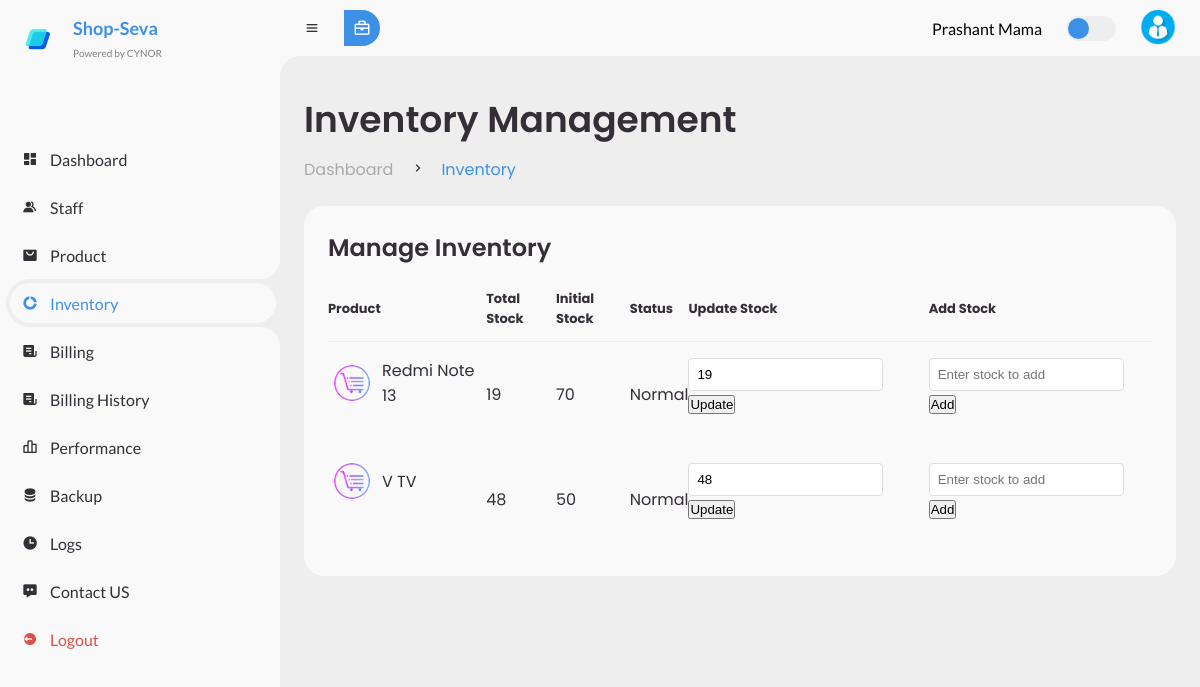
The page /AdminDashboard/inventory.php (signed in) on the database its author committed.
### tables this page shows
CREATE TABLE `products` (
  `id` int(11) NOT NULL,
  `name` varchar(100) DEFAULT NULL,
  `sku` varchar(50) DEFAULT NULL,
  `price` decimal(10,2) DEFAULT NULL,
  `stock` int(11) DEFAULT NULL,
  `low_stock_alert` int(11) DEFAULT 10,
  `tax_rate` decimal(5,2) DEFAULT NULL,
  `created_at` timestamp NOT NULL DEFAULT current_timestamp(),
  `description` text NOT NULL
);

### AdminDashboard/inventory.php (the view, shortened to what this page needs)
<?php
$user_name = $_SESSION['user']['name'];
require_once 'db.php';
$sql = "SELECT p.id, p.name, p.stock,
               (SELECT SUM(pi.quantity) FROM purchase_items pi WHERE pi.product_id = p.id) AS initial_stock
        FROM products p";
$result = $conn->query($sql);
?>
<!DOCTYPE html>
<html lang="en">
<head>
    <link href='https://unpkg.com/boxicons@2.0.9/css/boxicons.min.css' rel='stylesheet'>
    <link rel="stylesheet" href="style.css">
</head>
<body>
    <section id="sidebar">
        <a href="https://cynortech.in/" class="brand" style="margin-top: 11px; margin-left: 11px; pading:8px; " >
            <img src="./img/crm.png" alt="CYNOR Logo" style="height: 30px; width: auto; margin-right: 19px; margin-left: 11px; ">
            <span class="text" style="font-size: 18px; font-weight: bold;">
                Shop-Seva<br>
                <span style="font-size: 10px; color: gray; font-weight: normal;">Powered by CYNOR</span>
            </span>
        </a>
        <ul class="side-menu top">
            <li>
                <a href="admin_dashboard.php">
                    <i class='bx bxs-dashboard'></i>
                    <span class="text">Dashboard</span>
                </a>
            </li>
            <li>
                <a href="staff.php">
                    <i class='bx bxs-group'></i>
                    <span class="text">Staff</span>
                </a>
            </li>
            <li>
                <a href="products.php">
                    <i class='bx bxs-shopping-bag-alt'></i>
                    <span class="text">Product</span>
                </a>
            </li>
            <li class="active">
                <a href="inventory.php">
                    <i class='bx bxs-doughnut-chart'></i>
                    <span class="text">Inventory</span>
                </a>
            </li>
            <li>
                <a href="billing.php">
                    <i class='bx bxs-receipt'></i>
                    <span class="text">Billing</span>
                </a>
            </li>
            <li>
                <a href="billing_history.php">
                    <i class='bx bxs-receipt'></i>
                    <span class="text">Billing History</span>
                </a>
            </li>
            <li>
                <a href="performance.php">
                    <i class='bx bx-bar-chart-alt-2'></i>
                    <span class="text">Performance</span>
                </a>
            </li>
            <li>
                <a href="backup.php">
                    <i class='bx bxs-data'></i>
                    <span class="text">Backup</span>
                </a>
            </li>
            <li>
                <a href="logs.php">
                    <i class='bx bxs-time'></i>
                    <span class="text">Logs</span>
                </a>
            </li>
            <li>
                <a href="contact.php">
                    <i class='bx bxs-message-dots'></i>
                    <span class="text">Contact US</span>
                </a>
            </li>
            <li>
                <a href="../logout.php" class="logout">
                    <i class='bx bxs-log-out-circle'></i>
                    <span class="text">Logout</span>
                </a>
            </li>
        </ul>
    </section>
    <section id="content">
        <nav>
            <i class='bx bx-menu'></i>
            <form action="#">
                <div class="form-input">
                <button type="submit" class="search-btn">
                    <i class='bx bx-briefcase'></i>
                </button>
            </div>
            </form>
            <span class="text">
                <?php echo htmlspecialchars($user_name); ?>
            </span>
            <label for="switch-mode" class="switch-mode"></label>
            <a href="#" class="profile">
                <img src="img/profile.png">
            </a>
        </nav>
        <main>
            <div class="head-title">
                <div class="left">
                    <h1>Inventory Management</h1>
                    <ul class="breadcrumb">
                        <li>
                            <a href="admin_dashboard.php">Dashboard</a>
                        </li>
                        <li><i class='bx bx-chevron-right'></i></li>
                        <li>
                            <a class="active" href="#">Inventory</a>
                        </li>
                    </ul>
                </div>
            </div>
            <div class="table-data">
                <div class="order">
                    <div class="head">
                        <h3>Manage Inventory</h3>
                    </div>
                    <table>
                        <thead>
                            <tr>
                                <th>Product</th>
                                <th>Total Stock</th>
                                <th>Initial Stock</th>
                                <th>Status</th>
                                <th>Update Stock</th>
                                <th>Add Stock</th>
                            </tr>
                        </thead>
                        <tbody>
                            <?php
                            if ($result->num_rows > 0) {
                                while ($row = $result->fetch_assoc()) {
                                    $is_low_stock = $row['initial_stock'] && $row['stock'] <= 0.1 * $row['initial_stock'];
                                    $row_class = $is_low_stock ? 'low-stock' : '';
                            ?>
                                    <tr class="<?php echo $row_class; ?>">
                                        <td>
                                            <img src="img/product.png" alt="Product">
                                            <p><?php echo htmlspecialchars($row['name']); ?></p>
                                        </td>
                                        <td><?php echo htmlspecialchars($row['stock']); ?></td>
                                        <td><?php echo htmlspecialchars($row['initial_stock'] ?: 0); ?></td>
                                        <td><?php echo $is_low_stock ? 'Low Stock Alert' : 'Normal'; ?></td>
                                        <td>
                                            <form method="POST">
                                                <div class="form-group">
                                                    <input type="number" name="stock" value="<?php echo $row['stock']; ?>" required>
                                                    <button type="submit" name="update_stock" class="btn btn-update">Update</button>
                                                </div>
                                            </form>
                                        </td>
                                        <td>
                                            <form method="POST">
                                                <div class="form-group">
                                                    <input type="number" name="stock_added" placeholder="Enter stock to add" required>
                                                    <button type="submit" name="add_stock" class="btn btn-add">Add</button>
                                                </div>
                                            </form>
                                        </td>
                                    </tr>
                            <?php
                                }
                            } else {
                                echo '<tr><td colspan="6">No products found.</td></tr>';
                            }
                            ?>
                        </tbody>
                    </table>
                </div>
            </div>
        </main>
    </section>
</body>
</html>

### AdminDashboard/inventory.php (style rules this page uses)
.form-group { margin-bottom: 15px; }
.form-group input { padding: 8px; border: 1px solid #ddd; border-radius: 4px; }

### rows shown on the page
products: name "Redmi Note 13", stock "19", initial_stock "70", shows "Normal"
products: name "V TV", stock "48", initial_stock "50", shows "Normal"

### other values the page prints
$user_name "Prashant Mama"
